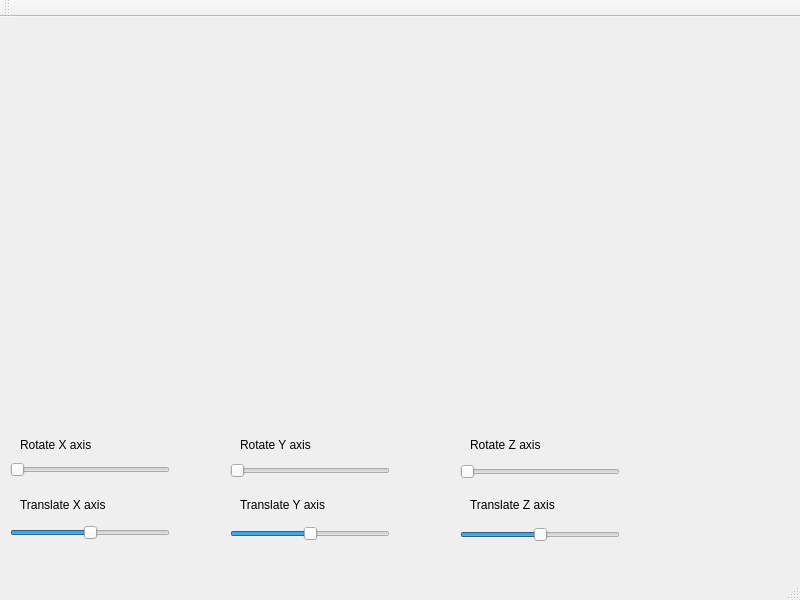
<?xml version="1.0" encoding="UTF-8"?>
<ui version="4.0">
 <class>WMain</class>
 <widget class="QMainWindow" name="WMain">
  <property name="geometry">
   <rect>
    <x>0</x>
    <y>0</y>
    <width>800</width>
    <height>600</height>
   </rect>
  </property>
  <property name="sizePolicy">
   <sizepolicy hsizetype="Fixed" vsizetype="Fixed">
    <horstretch>0</horstretch>
    <verstretch>0</verstretch>
   </sizepolicy>
  </property>
  <property name="windowTitle">
   <string>WMain</string>
  </property>
  <widget class="QWidget" name="centralWidget">
   <widget class="HIC::ApplicationGLWidget" name="glWidget" native="true">
    <property name="geometry">
     <rect>
      <x>10</x>
      <y>0</y>
      <width>621</width>
      <height>411</height>
     </rect>
    </property>
   </widget>
   <widget class="HIC::RobotControl" name="robotControl" native="true">
    <property name="geometry">
     <rect>
      <x>640</x>
      <y>0</y>
      <width>151</width>
      <height>541</height>
     </rect>
    </property>
   </widget>
   <widget class="QSlider" name="rotXSlider">
    <property name="geometry">
     <rect>
      <x>10</x>
      <y>445</y>
      <width>160</width>
      <height>16</height>
     </rect>
    </property>
    <property name="orientation">
     <enum>Qt::Horizontal</enum>
    </property>
   </widget>
   <widget class="QSlider" name="rotYSlider">
    <property name="geometry">
     <rect>
      <x>230</x>
      <y>446</y>
      <width>160</width>
      <height>16</height>
     </rect>
    </property>
    <property name="orientation">
     <enum>Qt::Horizontal</enum>
    </property>
   </widget>
   <widget class="QSlider" name="rotZSlider">
    <property name="geometry">
     <rect>
      <x>460</x>
      <y>447</y>
      <width>160</width>
      <height>16</height>
     </rect>
    </property>
    <property name="orientation">
     <enum>Qt::Horizontal</enum>
    </property>
   </widget>
   <widget class="QLabel" name="rotXLabel">
    <property name="geometry">
     <rect>
      <x>20</x>
      <y>420</y>
      <width>141</width>
      <height>16</height>
     </rect>
    </property>
    <property name="text">
     <string>Rotate X axis</string>
    </property>
   </widget>
   <widget class="QLabel" name="rotYLabel">
    <property name="geometry">
     <rect>
      <x>240</x>
      <y>420</y>
      <width>141</width>
      <height>16</height>
     </rect>
    </property>
    <property name="text">
     <string>Rotate Y axis</string>
    </property>
   </widget>
   <widget class="QLabel" name="rotZLabel">
    <property name="geometry">
     <rect>
      <x>470</x>
      <y>420</y>
      <width>141</width>
      <height>16</height>
     </rect>
    </property>
    <property name="text">
     <string>Rotate Z axis</string>
    </property>
   </widget>
   <widget class="QLabel" name="transZLabel">
    <property name="geometry">
     <rect>
      <x>470</x>
      <y>480</y>
      <width>141</width>
      <height>16</height>
     </rect>
    </property>
    <property name="text">
     <string>Translate Z axis</string>
    </property>
   </widget>
   <widget class="QLabel" name="transXLabel">
    <property name="geometry">
     <rect>
      <x>20</x>
      <y>480</y>
      <width>141</width>
      <height>16</height>
     </rect>
    </property>
    <property name="text">
     <string>Translate X axis</string>
    </property>
   </widget>
   <widget class="QLabel" name="transYLabel">
    <property name="geometry">
     <rect>
      <x>240</x>
      <y>480</y>
      <width>141</width>
      <height>16</height>
     </rect>
    </property>
    <property name="text">
     <string>Translate Y axis</string>
    </property>
   </widget>
   <widget class="QSlider" name="transYSlider">
    <property name="geometry">
     <rect>
      <x>230</x>
      <y>509</y>
      <width>160</width>
      <height>16</height>
     </rect>
    </property>
    <property name="minimum">
     <number>-99</number>
    </property>
    <property name="orientation">
     <enum>Qt::Horizontal</enum>
    </property>
   </widget>
   <widget class="QSlider" name="transXSlider">
    <property name="geometry">
     <rect>
      <x>10</x>
      <y>508</y>
      <width>160</width>
      <height>16</height>
     </rect>
    </property>
    <property name="minimum">
     <number>-99</number>
    </property>
    <property name="orientation">
     <enum>Qt::Horizontal</enum>
    </property>
   </widget>
   <widget class="QSlider" name="transZSlider">
    <property name="geometry">
     <rect>
      <x>460</x>
      <y>510</y>
      <width>160</width>
      <height>16</height>
     </rect>
    </property>
    <property name="minimum">
     <number>-99</number>
    </property>
    <property name="orientation">
     <enum>Qt::Horizontal</enum>
    </property>
   </widget>
  </widget>
  <widget class="QToolBar" name="mainToolBar">
   <attribute name="toolBarArea">
    <enum>TopToolBarArea</enum>
   </attribute>
   <attribute name="toolBarBreak">
    <bool>false</bool>
   </attribute>
  </widget>
  <widget class="QStatusBar" name="statusBar"/>
  <action name="actionNew">
   <property name="text">
    <string>new</string>
   </property>
  </action>
  <action name="actionLoad">
   <property name="text">
    <string>load</string>
   </property>
  </action>
  <action name="actionSave">
   <property name="text">
    <string>save</string>
   </property>
  </action>
 </widget>
 <layoutdefault spacing="6" margin="11"/>
 <customwidgets>
  <customwidget>
   <class>HIC::ApplicationGLWidget</class>
   <extends>QWidget</extends>
   <header>applicationglwidget.h</header>
   <container>1</container>
  </customwidget>
  <customwidget>
   <class>HIC::RobotControl</class>
   <extends>QWidget</extends>
   <header>robotcontrol.h</header>
   <container>1</container>
  </customwidget>
 </customwidgets>
 <resources/>
 <connections/>
</ui>
